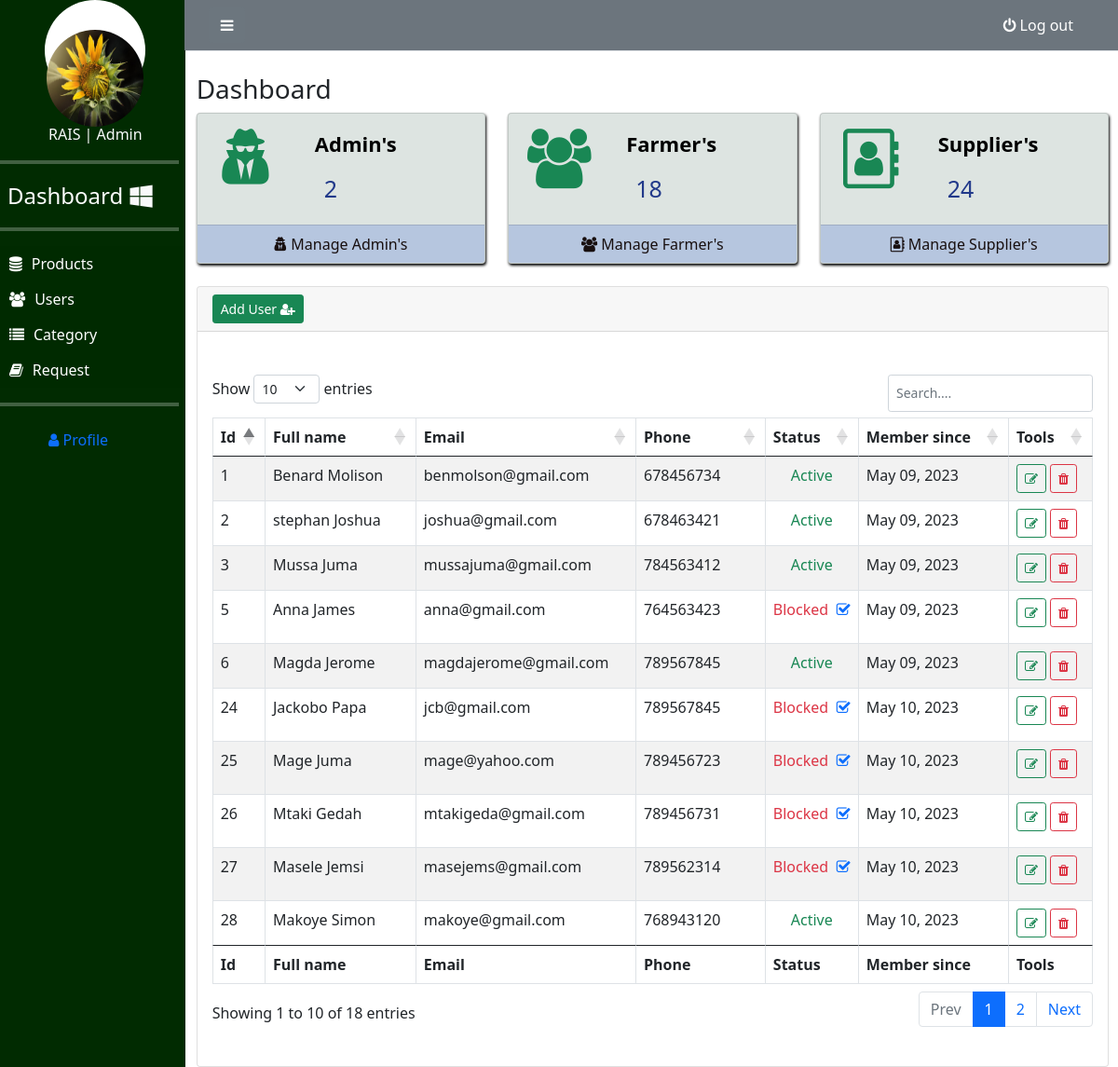
/rentalsp/user_type2.php (signed in), run on the app's committed database.
### tables this page shows
CREATE TABLE `users` (
  `user_id` int(250) NOT NULL,
  `firstname` varchar(60) NOT NULL,
  `lastname` varchar(60) DEFAULT NULL,
  `phone` bigint(20) NOT NULL,
  `email` varchar(100) NOT NULL,
  `address` varchar(100) DEFAULT NULL,
  `gender` varchar(15) DEFAULT NULL,
  `password` varchar(100) NOT NULL,
  `photo` varchar(250) DEFAULT NULL,
  `status1` int(2) NOT NULL,
  `types` int(2) NOT NULL,
  `activate_code` varchar(20) DEFAULT NULL,
  `reset_code` varchar(20) DEFAULT NULL,
  `created_on` date DEFAULT NULL
);

### rentalsp/user_type2.php (the view, shortened to what the rows shown need)
<?php include('include/session.php'); ?>
<!DOCTYPE html>
<html lang="en">
<head>
    <link rel="stylesheet" href="/rais/settings/bootstrap/css/bootstrap.min.css">
    <link rel="stylesheet" href="/rais/settings/main1.css">
    <link rel="stylesheet" href="/rais/settings/font-awesome/css/font-awesome.min.css">
    <link rel="stylesheet" href="/DataTables/DataTables-1.13.4/css/">
    <link rel="stylesheet" href="/DataTables/datatables.css">
    <link rel="stylesheet" href="/rais/settings/DataTables/datatables.min.css">
</head>
<body>
    <div class="section" id="body-id">
        <div class="row">
        <div class="col-sm-2 side-nav sidebar-collapse">
                <div class="sidebar-collapse side-nav">
                    <div class="sidebar-nav">
                        <ul class="side-nav ">
                            <div class="section line-sec">
                                <div class="h1 text-light">
                                    <h1>
                                        <hr>
                                    </h1>
                                </div>
                            </div>
                            <div class="section profile-top">
                                <div class="section line-sec">
                                    <div class="h1 text-light">
                                        <h1>
                                            <hr>
                                        </h1>
                                    </div>
                                </div>
                            </div>
                            <div class="section line-sec">
                                <div class="h1 text-light">
                                    <h1>
                                        <hr>
                                    </h1>
                                </div>
                            </div>
                    </div>
                </div>
            </div>
            <div class="col-sm-10">
                <div class="content">
                    <div class="section">
                        <div class="card mt-4">
                            <div class="card-body">
                                <div class="row row-middle">
                                    <div class="col-lg-12 mb-4">
                                        <div class="box-body mt-0">
                                            <table id="example" class="table table-bordered table-striped table-hover"
                                                style="width:100%">
                                                <thead>
                                                    <th>Id</th>
                                                    <th>Full name</th>
                                                    <th>Email</th>
                                                    <th>Phone</th>
                                                    <th>Status</th>
                                                    <th>Member since</th>
                                                    <th>Tools</th>
                                                </thead>
                                                <tbody>
                                                    <?php
                                                               $conn = $pdo->open();
                                                               try{
                                                                    $stmt = $conn->prepare("SELECT * FROM users WHERE types=:types");
                                                                     $stmt->execute(['types'=>1]);
                                                                    foreach($stmt as $row){
                                                                        $status1 = ($row['status1'])? '<div  class="p  rounded-pill w-40 text-center  text-success">Active </div>' : '<span class="label div text-danger rounded-pill w-40 text-center "> Blocked </span>';
                                                                        $active = (!$row['status1']) ?'<span class="pull-right"><a href="#activate" class="status activate" title="Activate user"  data-toggle="modal" data-id="'.$row['user_id'].'"><i class="fa fa-check-square-o"></i></a></span>' : '';
                                                                        echo "
                                                                        <tr>
                                                                            <td>".$row['user_id']."</td>
                                                                            <td>".$row['firstname']." ".$row['lastname']."</td>
                                                                            <td>".$row['email']."</td>
                                                                            <td>".$row['phone']."</td>
                                                                            <td>".$status1."".$active."</td>
                                                                            <td>".date('M d, Y', strtotime($row['created_on']))."</td>
                                                                            <td>
                                                                            <button class='btn  btn-outline-success btn-sm edit btn-flat' title='Edit Record' data-user_id='".$row['user_id']."'><i class='fa fa-edit'></i></button>
                                                                            <button class='btn btn-outline-danger btn-sm delete btn-flat' title='Delete Record' data-user_id='".$row['user_id']."'><i class='fa fa-trash'></i></button>
                                                                            </td>
                                                                        </tr>
                                                                        ";
                                                                    }
                                                                    }
                                                                    catch(PDOException $e){
                                                                    echo $e->getMessage();
                                                                    }
                                                                ?>
                                                </tbody>
                                                <tfoot>
                                                    <th>Id</th>
                                                    <th>Full name</th>
                                                    <th>Email</th>
                                                    <th>Phone</th>
                                                    <th>Status</th>
                                                    <th>Member since</th>
                                                    <th>Tools</th>
                                                </tfoot>
                                            </table>
                                        </div>
                                    </div>
                                </div>
                            </div>
                        </div>
                    </div>
                </div>
            </div>
        </div>
</body>
</html>

### data on the page
users: user "1", firstname "Benard", lastname "Molison", email "benmolson@gmail.com", phone "678456734", status1 "Active", created_on "May 09, 2023"
users: user "2", firstname "stephan", lastname "Joshua", email "joshua@gmail.com", phone "678463421", status1 "Active", created_on "May 09, 2023"
users: user "3", firstname "Mussa", lastname "Juma", email "mussajuma@gmail.com", phone "784563412", status1 "Active", created_on "May 09, 2023"
users: user "5", firstname "Anna", lastname "James", email "anna@gmail.com", phone "764563423", status1 "Blocked", created_on "May 09, 2023"
users: user "6", firstname "Magda", lastname "Jerome", email "magdajerome@gmail.com", phone "789567845", status1 "Active", created_on "May 09, 2023"
users: user "24", firstname "Jackobo", lastname "Papa", email "jcb@gmail.com", phone "789567845", status1 "Blocked", created_on "May 10, 2023"
users: user "25", firstname "Mage", lastname "Juma", email "mage@yahoo.com", phone "789456723", status1 "Blocked", created_on "May 10, 2023"
users: user "26", firstname "Mtaki", lastname "Gedah", email "mtakigeda@gmail.com", phone "789456731", status1 "Blocked", created_on "May 10, 2023"
users: user "27", firstname "Masele", lastname "Jemsi", email "masejems@gmail.com", phone "789562314", status1 "Blocked", created_on "May 10, 2023"
users: user "28", firstname "Makoye", lastname "Simon", email "makoye@gmail.com", phone "768943120", status1 "Active", created_on "May 10, 2023"

### other printed values
$crow['numrows'] "2"
$crow['numrows'] "18"
$crow['numrows'] "24"
